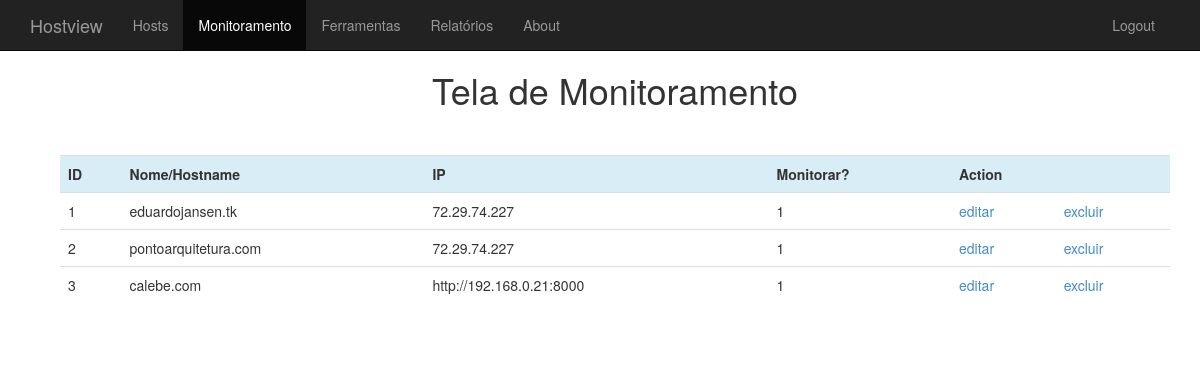
The app's page / (signed in) with its own data.
### tables this page shows
CREATE TABLE IF NOT EXISTS `tb_hosts` (
  `id` int(11) NOT NULL AUTO_INCREMENT,
  `hostname` varchar(100) NOT NULL,
  `ip` varchar(100) NOT NULL,
  `monitorar` tinyint(1) NOT NULL,
  PRIMARY KEY (`id`)
);

### index.php (called while the page is built)
<?php include_once "includes/topo.php";
	 include($page.".php");
 include_once "includes/rodape.php"; ?>

### monitoramento.php (the view, shortened to what this page needs)
<?php
include_once "includes/topo.php";
include 'db/dbConnect.php';
?>
<div class="container">
    <div class="text-center">
        <h1>Tela de Monitoramento</h1><br>
    </div>
    <div class="panel-body">
        <table class="table">
            <tr class="info">
                <th>ID</th>
                <th>Nome/Hostname</th>
                <th>IP</th>
                <th>Monitorar?</th>
                <th colspan="2">Action</th>
            </tr>
<?php
$resultSet = $pdo->query("SELECT * FROM tb_hosts");
if ($resultSet) {
    foreach ($resultSet->fetchAll(PDO::FETCH_ASSOC) as $host) {
        ?>
                    <tr>
                    <?php foreach ($host as $field) { ?>
                            <td><?php echo $field ?></td>
                    <?php } ?>
                        <td><a href="<?php echo "host.php?id={$host['id']}" ?>">editar</a></td>
                        <td><a href="<?php echo "deleteHost.php?id={$host['id']}" ?>">excluir</a></td>
                    </tr>
                        <?php
                    }
                }
                ?>
        </table>
    </div>
</div>
<?php include_once "includes/rodape.php"; ?>

### includes/topo.php (shortened to what this page needs)
<!DOCTYPE html>
<html lang="en">
    <head>
        <link href="css/bootstrap.min.css" rel="stylesheet">
        <link href="css/styles.css" rel="stylesheet">
    </head>
    <body>
        <div class="navbar navbar-inverse navbar-fixed-top">
            <div class="container">
                <div class="navbar-header">
                    <a class="navbar-brand" class="active" href="index.php?page=monitoramento">Hostview</a>
                </div>
                <div class="collapse navbar-collapse">
                    <ul class="nav navbar-nav" class="pagination">
                        <li><a href="index.php?page=host">Hosts</a></li>
                        <li><a href="index.php?page=monitoramento">Monitoramento</a></li>
                        <li><a href="index.php?page=ferramentas">Ferramentas</a></li>
                        <li><a href="index.php?page=relatorios">Relatórios</a></li>
                        <li><a href="index.php?page=about">About</a></li>
                    </ul>
                    <ul class="nav navbar-nav pull-right">
                        <li class="" id="">
                            <a href="validar.php?logout=1">Logout</a>
                        </li>
                    </ul>
                </div>
            </div>
        </div>
<div class="container">

### includes/rodape.php (shortened to what this page needs)
</div>
	</body>
</html>

### css/styles.css (style rules this page uses)
body { padding-top: 50px; }

### records on screen
tb_hosts: field "1", hostname "eduardojansen.tk", ip "72.29.74.227"
tb_hosts: id "2", hostname "pontoarquitetura.com", ip "72.29.74.227", monitorar "1"
tb_hosts: id "3", hostname "calebe.com", ip "http://192.168.0.21:8000", monitorar "1"
